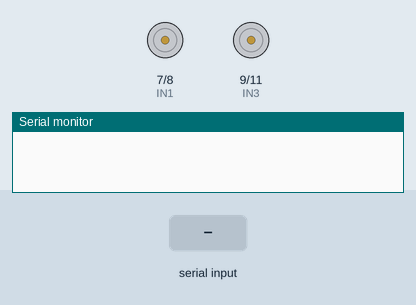
Recording of a sketch running on a simulated Arduino Uno, built with avr-gcc and run on an emulated ATmega328P. Shown: motor-driver pin pairs drawn as motors (green arrow = first pin HIGH = forward, orange = second pin HIGH = backward, longer = more drive, scaled by the enable pin), the last lines printed to the serial monitor. Inputs (shaded band) come from the test bench.

Above: at 1.2 s.
1.3 s: "f" received over Serial
At 1.9 s:
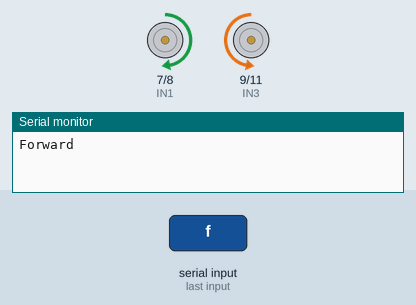
2.8 s: "a" received over Serial
At 4.0 s:
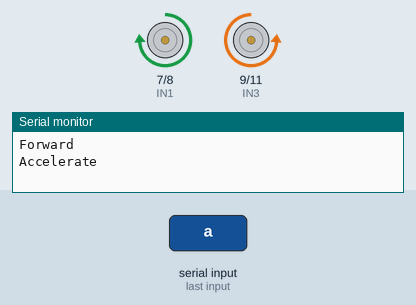
4.3 s: "b" received over Serial
At 5.4 s:
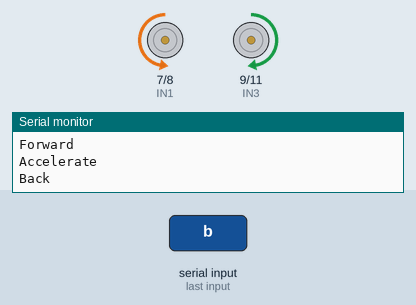
5.8 s: "l" received over Serial
At 6.5 s:
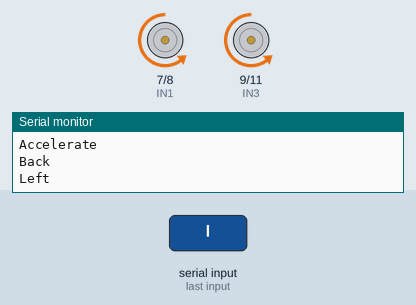
7.3 s: "r" received over Serial
At 7.7 s:
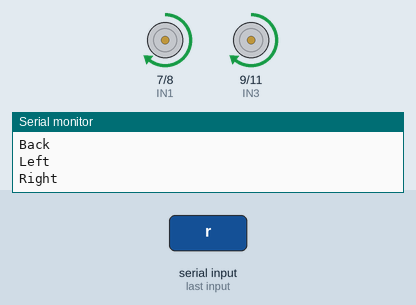
8.8 s: "s" received over Serial
At 10.0 s:
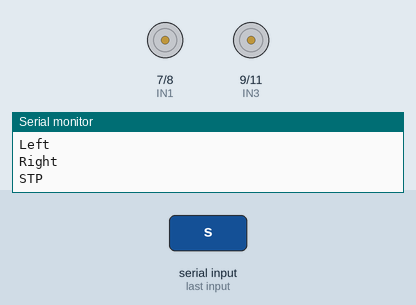
Timing chart, 0 to 11.3 s (numbered marks = the images above; inputs shaded):
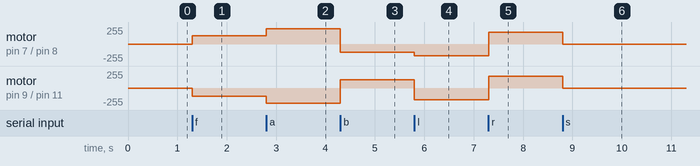

The sketch:

Car_Motor_Control.ino
```cpp
// ORIGINAL: www.elegoo.com
// modified for RS-IOT class in CMU

//    The direction of the car's movement
//  ENA   ENB   IN1   IN2   IN3   IN4   Description
//  HIGH  HIGH  HIGH  LOW   LOW   HIGH  Car is runing forward
//  HIGH  HIGH  LOW   HIGH  HIGH  LOW   Car is runing back
//  HIGH  HIGH  LOW   HIGH  LOW   HIGH  Car is turning left
//  HIGH  HIGH  HIGH  LOW   HIGH  LOW   Car is turning right
//  HIGH  HIGH  LOW   LOW   LOW   LOW   Car is stoped
//  HIGH  HIGH  HIGH  HIGH  HIGH  HIGH  Car is stoped
//  LOW   LOW   N/A   N/A   N/A   N/A   Car is stoped


//define L298n module IO Pin
#define ENA 5
#define ENB 6
#define IN1 7
#define IN2 8
#define IN3 9
#define IN4 11

// PWM percentage
int p20 =  51; // 0.2 * 255 = 51
int p25 =  64; // 0.25 * 255 = 63.75
int p30 =  76; // 0.3 * 255 = 76.5
int p40 = 102; // 0.4 * 255 = 102
int p50 = 127; // 0.5 * 255 = 127.5
int p70 = 178; // 0.7 * 255 = 178.5
int p90 = 229; // 0.9 * 255 = 229.5

int pwm1 = p50;
int pwm2 = p70;
int pwm3 = p90;

void forward() {
  //digitalWrite(ENA, HIGH); //enable L298n A channel
  //digitalWrite(ENB, HIGH); //enable L298n B channel
  analogWrite(ENA,pwm1);
  analogWrite(ENB,pwm1);
  digitalWrite(IN1, HIGH); //set IN1 hight level
  digitalWrite(IN2, LOW); //set IN2 low level
  digitalWrite(IN3, LOW); //set IN3 low level
  digitalWrite(IN4, HIGH); //set IN4 hight level
  Serial.println("Forward");//send message to serial monitor
}


void accelerate() {
  //digitalWrite(ENA, HIGH); //enable L298n A channel
  //digitalWrite(ENB, HIGH); //enable L298n B channel
  analogWrite(ENA,pwm3);
  analogWrite(ENB,pwm3);
  digitalWrite(IN1, HIGH); //set IN1 hight level
  digitalWrite(IN2, LOW); //set IN2 low level
  digitalWrite(IN3, LOW); //set IN3 low level
  digitalWrite(IN4, HIGH); //set IN4 hight level
  Serial.println("Accelerate");//send message to serial monitor
}

void back() {
  //digitalWrite(ENA, HIGH);
  //digitalWrite(ENB, HIGH);
  analogWrite(ENA,pwm1);
  analogWrite(ENB,pwm1);
  digitalWrite(IN1, LOW);
  digitalWrite(IN2, HIGH);
  digitalWrite(IN3, HIGH);
  digitalWrite(IN4, LOW);
  Serial.println("Back");
}

void left() {
  //digitalWrite(ENA, HIGH);
  //digitalWrite(ENB, HIGH);
  analogWrite(ENA,pwm2);
  analogWrite(ENB,pwm2);
  digitalWrite(IN1, LOW);
  digitalWrite(IN2, HIGH);
  digitalWrite(IN3, LOW);
  digitalWrite(IN4, HIGH);
  Serial.println("Left");
}

void right() {
  //digitalWrite(ENA, HIGH);
  //digitalWrite(ENB, HIGH);
  analogWrite(ENA,pwm2);
  analogWrite(ENB,pwm2);
  digitalWrite(IN1, HIGH);
  digitalWrite(IN2, LOW);
  digitalWrite(IN3, HIGH);
  digitalWrite(IN4, LOW);
  Serial.println("Right");
}

/*define stop function*/
void stop()
{
  digitalWrite(ENA,LOW);
  digitalWrite(ENB,LOW);
  Serial.println("STP");
}

//before execute loop() function,
//setup() function will execute first and only execute once
void setup() {
  Serial.begin(9600);//open serial and set the baudrate
  pinMode(IN1, OUTPUT); //before useing io pin, pin mode must be set first
  pinMode(IN2, OUTPUT);
  pinMode(IN3, OUTPUT);
  pinMode(IN4, OUTPUT);
  pinMode(ENA, OUTPUT);
  pinMode(ENB, OUTPUT);
}

/*put your main code here, to run repeatedly*/
void loop() {
  int buf;
  if (Serial.available()) {
    buf = Serial.read();
    switch (buf) {
    case 'f':
      forward();
      break;
    case 'a':
      accelerate();
      break;
    case 'b':
      back();
      break;
    case 'l':
      left();
      break;
    case 'r':
      right();
      break;
    case 's':
      stop();
    default:
      break;
    }
  }
}
```

Measured:
- after the input at 1.3 s, motor on pin 7 (IN1) / pin 8 (IN2): stopped → forward 127/255 at once; motor on pin 9 (IN3) / pin 11 (IN4): stopped → backward 127/255 at once
- after the input at 2.8 s, motor on pin 7 (IN1) / pin 8 (IN2): forward 127/255 → forward 229/255 at once; motor on pin 9 (IN3) / pin 11 (IN4): backward 127/255 → backward 229/255 at once
- after the input at 4.3 s, motor on pin 7 (IN1) / pin 8 (IN2): forward 229/255 → backward 127/255 at once; motor on pin 9 (IN3) / pin 11 (IN4): backward 229/255 → forward 127/255 at once
- after the input at 5.8 s, motor on pin 7 (IN1) / pin 8 (IN2): backward 127/255 → backward 178/255 at once; motor on pin 9 (IN3) / pin 11 (IN4): forward 127/255 → backward 178/255 at once
- after the input at 7.3 s, motor on pin 7 (IN1) / pin 8 (IN2), motor on pin 9 (IN3) / pin 11 (IN4): backward 178/255 → forward 178/255 at once
- after the input at 8.8 s, motor on pin 7 (IN1) / pin 8 (IN2), motor on pin 9 (IN3) / pin 11 (IN4): forward 178/255 → stopped at once
